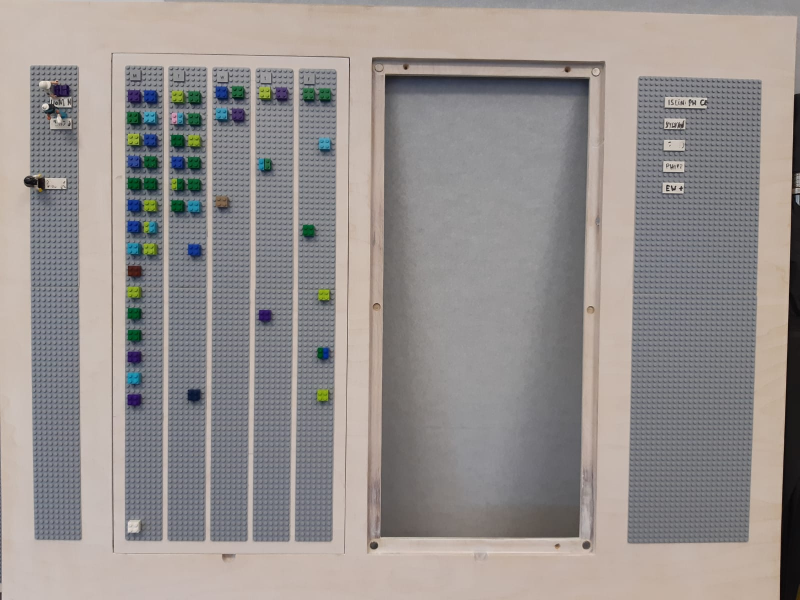
#> input picture index.jpeg, 1599 x 1200 px, given in place of myImage0.jpg, which was not available (shown at 1/2 size)
$ python warping2.py
#> lines starting #> are read from the running program, lines starting #| are printed output that depends on the picture; after the words box and inside, x2 and y2 are one past the last pixel; in counts of white or black regions, pixels touching at a corner belong together; pictures that were not available may be replaced by others from this repository, and a replacement may not be noted
### utlis.py
##### Utlis ######
### from computer vision zone ####

import cv2
import numpy as np

#from colormath.color_objects import sRGBColor, LabColor
#from colormath.color_conversions import convert_color
#from colormath.color_diff import delta_e_cie2000

## TO STACK ALL THE IMAGES IN ONE WINDOW
def stackImages(imgArray,scale,lables=[]):
    rows = len(imgArray)
    cols = len(imgArray[0])
    rowsAvailable = isinstance(imgArray[0], list)
    width = imgArray[0][0].shape[1]
    height = imgArray[0][0].shape[0]
    if rowsAvailable:
        for x in range ( 0, rows):
            for y in range(0, cols):
                imgArray[x][y] = cv2.resize(imgArray[x][y], (0, 0), None, scale, scale)
                if len(imgArray[x][y].shape) == 2: imgArray[x][y]= cv2.cvtColor( imgArray[x][y], cv2.COLOR_GRAY2BGR)
        imageBlank = np.zeros((height, width, 3), np.uint8)
        hor = [imageBlank]*rows
        hor_con = [imageBlank]*rows
        for x in range(0, rows):
            hor[x] = np.hstack(imgArray[x])
            hor_con[x] = np.concatenate(imgArray[x])
        ver = np.vstack(hor)
        ver_con = np.concatenate(hor)
    else:
        for x in range(0, rows):
            imgArray[x] = cv2.resize(imgArray[x], (0, 0), None, scale, scale)
            if len(imgArray[x].shape) == 2: imgArray[x] = cv2.cvtColor(imgArray[x], cv2.COLOR_GRAY2BGR)
        hor= np.hstack(imgArray)
        hor_con= np.concatenate(imgArray)
        ver = hor
    if len(lables) != 0:
        eachImgWidth= int(ver.shape[1] / cols)
        eachImgHeight = int(ver.shape[0] / rows)
        print(eachImgHeight)
        for d in range(0, rows):
            for c in range (0,cols):
                cv2.rectangle(ver,(c*eachImgWidth,eachImgHeight*d),(c*eachImgWidth+len(lables[d])*13+27,30+eachImgHeight*d),(255,255,255),cv2.FILLED)
                cv2.putText(ver,lables[d][c],(eachImgWidth*c+10,eachImgHeight*d+20),cv2.FONT_HERSHEY_COMPLEX,0.7,(255,0,255),2)
    return ver

# Reorder points for rectangles
def reorder(myPoints):

    myPoints = myPoints.reshape((4, 2))
    myPointsNew = np.zeros((4, 1, 2), dtype=np.int32)
    add = myPoints.sum(1)

    myPointsNew[0] = myPoints[np.argmin(add)]
    myPointsNew[3] = myPoints[np.argmax(add)]
    diff = np.diff(myPoints, axis=1)
    myPointsNew[1] = myPoints[np.argmin(diff)]
    myPointsNew[2] = myPoints[np.argmax(diff)]

    return myPointsNew

# Find largest contour
def biggestContour(contours):
    biggest = np.array([])
    max_area = 0
    for i in contours:
        area = cv2.contourArea(i)
        if area > 5000:
            peri = cv2.arcLength(i, True)
            approx = cv2.approxPolyDP(i, 0.02 * peri, True)
            if area > max_area and len(approx) == 4:
                biggest = approx
                max_area = area
    return biggest,max_area

def drawRectangle(img,biggest,thickness):
    cv2.line(img, (biggest[0][0][0], biggest[0][0][1]), (biggest[1][0][0], biggest[1][0][1]), (0, 255, 0), thickness)
    cv2.line(img, (biggest[0][0][0], biggest[0][0][1]), (biggest[2][0][0], biggest[2][0][1]), (0, 255, 0), thickness)
    cv2.line(img, (biggest[3][0][0], biggest[3][0][1]), (biggest[2][0][0], biggest[2][0][1]), (0, 255, 0), thickness)
    cv2.line(img, (biggest[3][0][0], biggest[3][0][1]), (biggest[1][0][0], biggest[1][0][1]), (0, 255, 0), thickness)

    return img

def nothing(x):
    pass

def initializeTrackbars(intialTrackbarVals=0):
    cv2.namedWindow("Trackbars")
    cv2.resizeWindow("Trackbars", 360, 240)
    cv2.createTrackbar("Threshold1", "Trackbars", 200, 255, nothing)
    cv2.createTrackbar("Threshold2", "Trackbars", 200, 255, nothing)

# [16 lines left out: functions valTrackbars, colordifference, not called in this run]


### warping2.py
#### Code to warp an image
### from computervisionzone

import cv2
import numpy as np

import utlis as utlis


###############################################################

pathImage = "Scanned/myImage0.jpg"
#cap = cv2.VideoCapture(0)
#cap.set(10,160)
heightImg = 1200
widthImg  = 1599
thres = 100,255
########################################################################

utlis.initializeTrackbars()
count=0

if 0 ==0:

    #COLOUR BOUNDS
    lower_color_bounds = np.array([120,100,20],np.uint8)
    upper_color_bounds = np.array([190,140,70],np.uint8)


    img = cv2.imread(pathImage)
#> img is the input picture: shape (1200, 1599, 3); mean B, G, R 143, 145.1, 150.8
    img = cv2.resize(img, (widthImg, heightImg)) # RESIZE IMAGE
    imgBlank = np.zeros((heightImg,widthImg, 3), np.uint8) # CREATE A BLANK IMAGE FOR TESTING DEBUGING IF REQUIRED
    imgGray = cv2.cvtColor(img, cv2.COLOR_BGR2GRAY) # CONVERT IMAGE TO GRAY SCALE

    imgBlur = cv2.GaussianBlur(imgGray, (5, 5), 1) # ADD GAUSSIAN BLUR
    # thres=utlis.valTrackbars() # GET TRACK BAR VALUES FOR THRESHOLDS
    imgThreshold = cv2.Canny(imgBlur,thres[0],thres[1]) # APPLY CANNY BLUR
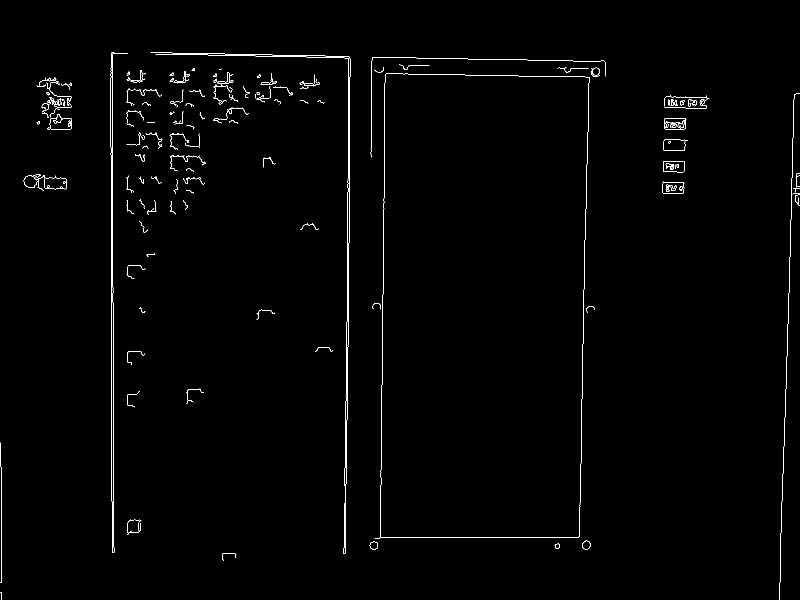
#> imgThreshold: shape (1200, 1599) (shown at 1/2 size); 0.88% white in thin lines or dots
    kernel = np.ones((5, 5))
    imgDial = cv2.dilate(imgThreshold, kernel, iterations=2) # APPLY DILATION
#> imgDial: shape (1200, 1599); 6.9% white; 60 white regions, largest, box (x1, y1, x2, y2) and area: (735, 110, 1216, 1103) 34650, (297, 101, 705, 1112) 16321, (217, 100, 260, 1110) 12427
    imgThreshold = cv2.erode(imgDial, kernel, iterations=1)  # APPLY EROSION
#> imgThreshold: shape (1200, 1599); 4.2% white; 64 white regions, largest, box (x1, y1, x2, y2) and area: (737, 112, 1214, 1101) 19614, (299, 103, 703, 1110) 10613, (219, 102, 258, 1108) 8207

    frame_theshed = cv2.inRange(img,lower_color_bounds,upper_color_bounds )
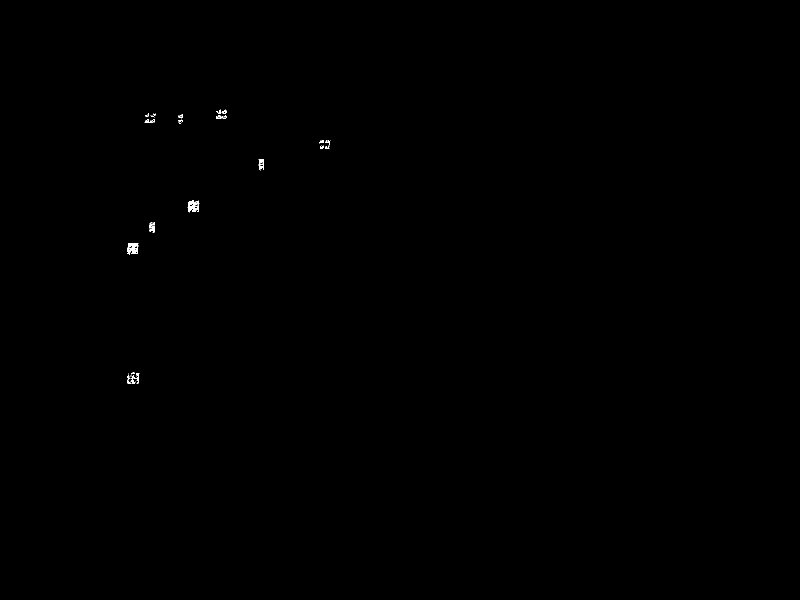
#> frame_theshed: shape (1200, 1599) (shown at 1/2 size); 0.08% white in thin lines or dots, all inside (x1, y1, x2, y2) = (254, 219, 661, 768)
    cv2.imwrite("TEST2.jpg",frame_theshed)
    ## FIND ALL COUNTOURS
    imgContours = img.copy() # COPY IMAGE FOR DISPLAY PURPOSES
    imgBigContour = img.copy() # COPY IMAGE FOR DISPLAY PURPOSES
    contours, hierarchy = cv2.findContours(imgThreshold, cv2.RETR_EXTERNAL, cv2.CHAIN_APPROX_SIMPLE) # FIND ALL CONTOURS
#> contours = 64 contours; largest, box (x1, y1, x2, y2) and area: (737, 112, 1214, 1101) 382960, (299, 103, 703, 1110) 9213, (219, 102, 258, 1108) 7166, (1557, 185, 1599, 1200) 4954, (71, 153, 146, 262) 4487
    cv2.drawContours(imgContours, contours, -1, (0, 255, 0), 10) # DRAW ALL DETECTED CONTOURS
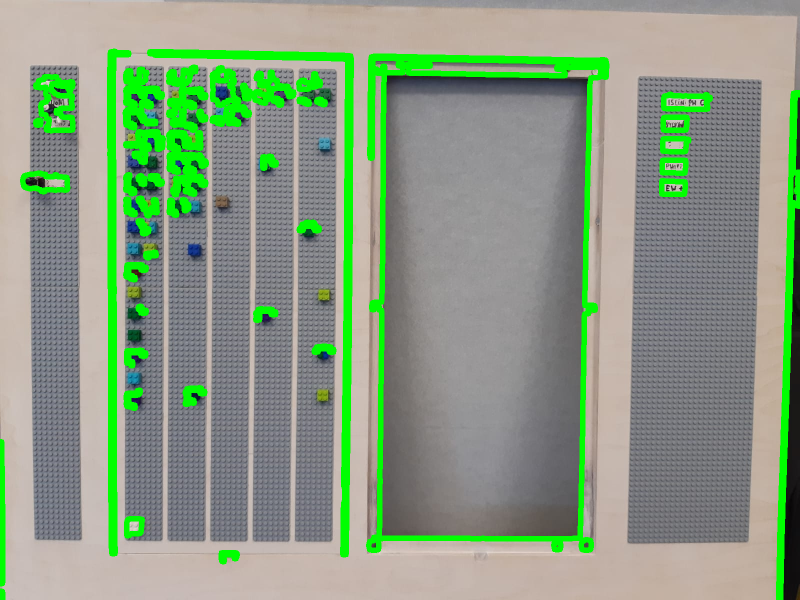
#> imgContours: shape (1200, 1599, 3) (shown at 1/2 size); 9.38% of pixels changed, all inside (x1, y1, x2, y2) = (0, 97, 1599, 1200)


    # FIND THE BIGGEST COUNTOUR
    biggest, maxArea = utlis.biggestContour(contours) # FIND THE BIGGEST CONTOUR
#> the loop in biggestContour, `for i in contours:` made 64 passes
#> (area, peri, biggest, max_area) on pass 63: (9213, 2816.2, [[299, 103], [695, 120], [691, 1109], [701, 112]], 9213)
#> (area, peri, approx) on pass 64: (7166.5, 2086.9, [[230, 102], [223, 1107]])
#> after the loop in biggestContour, `for i in contours:`: max_area = 9213
#> biggest = [[299, 103], [695, 120], [691, 1109], [701, 112]]; maxArea = 9213
    if biggest.size != 0:
        biggest=utlis.reorder(biggest)
#> in reorder, `myPoints = myPoints.reshape((4, 2))`: myPoints = [[299, 103], [695, 120], [691, 1109], [701, 112]]
#> in reorder, `add = myPoints.sum(1)`: add = [402, 815, 1800, 813]
#> in reorder, `diff = np.diff(myPoints, axis=1)`: diff = [-196, -575, 418, -589]
#> biggest = [[299, 103], [701, 112], [691, 1109], [691, 1109]]
        cv2.drawContours(imgBigContour, biggest, -1, (0, 255, 0), 20) # DRAW THE BIGGEST CONTOUR
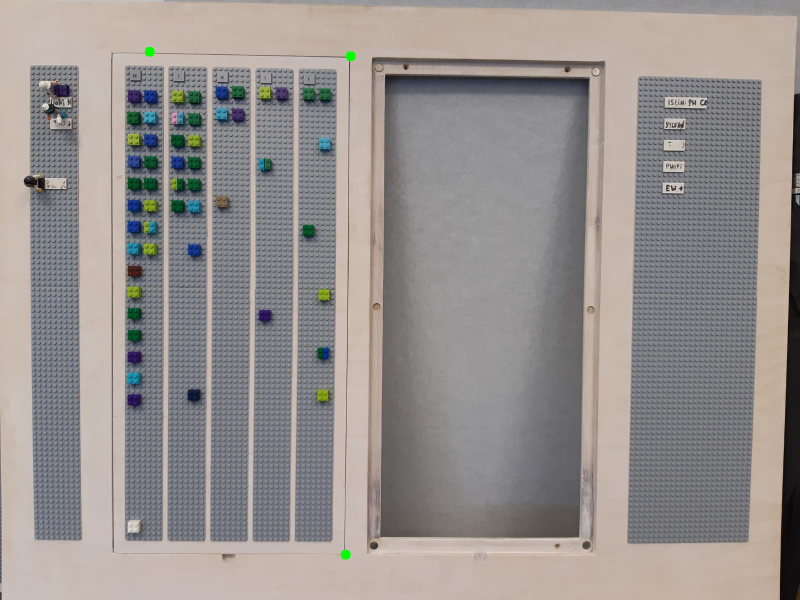
#> imgBigContour: shape (1200, 1599, 3) (shown at 1/2 size); 0.05% of pixels changed, all inside (x1, y1, x2, y2) = (289, 93, 712, 1120)
        imgBigContour = utlis.drawRectangle(imgBigContour,biggest,2)
#> in drawRectangle, `cv2.line(img, (biggest[3][0][0], biggest[3][0][1]), (biggest[1][0][0],..`:
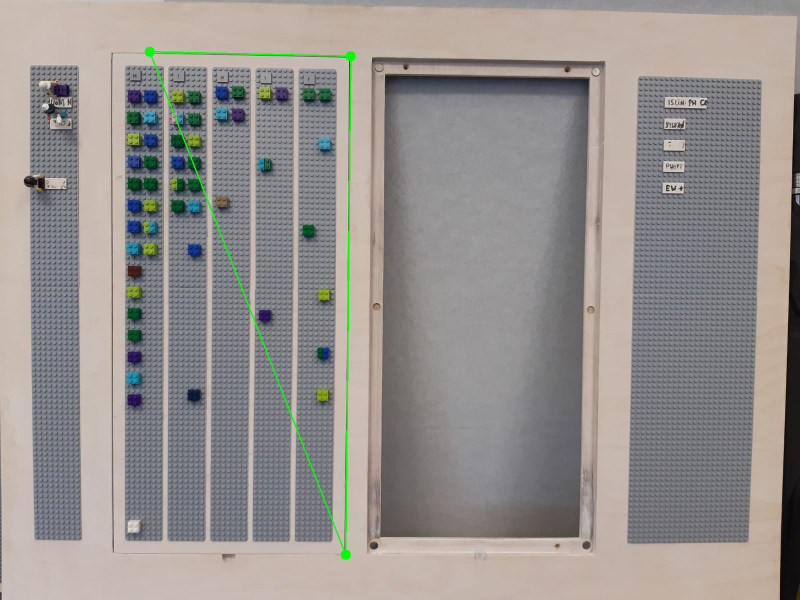
#> img: shape (1200, 1599, 3) (shown at 1/2 size); mean B, G, R 142.4, 145.5, 150.1
        pts1 = np.float32(biggest) # PREPARE POINTS FOR WARP
#> pts1 = [[299, 103], [701, 112], [691, 1109], [691, 1109]]
        pts2 = np.float32([[0, 0],[widthImg, 0], [0, heightImg],[widthImg, heightImg]]) # PREPARE POINTS FOR WARP
        matrix = cv2.getPerspectiveTransform(pts1, pts2)
#> matrix = [[-0.00386, 0.00151, 1], [-8.98e-16, 9.95e-16, -2.91e-15], [-1.74e-05, 7.91e-07, 0.0111]]
        imgWarpColored = cv2.warpPerspective(img, matrix, (widthImg, heightImg))
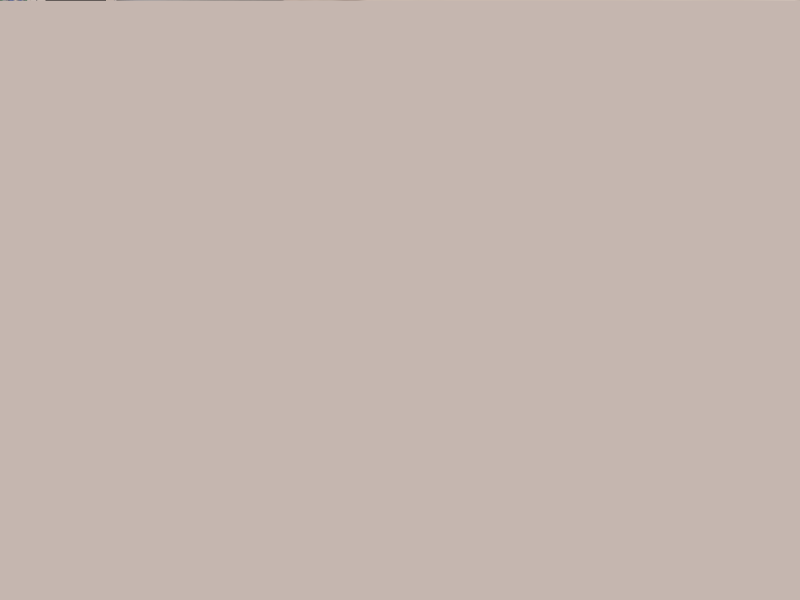
#> imgWarpColored: shape (1200, 1599, 3) (shown at 1/2 size); mean B, G, R 175, 182, 197

        #REMOVE 20 PIXELS FORM EACH SIDE
        imgWarpColored=imgWarpColored[20:imgWarpColored.shape[0] - 20, 20:imgWarpColored.shape[1] - 20]
#> imgWarpColored: shape (1160, 1559, 3)
        imgWarpColored = cv2.resize(imgWarpColored,(widthImg,heightImg))
#> imgWarpColored: shape (1200, 1599, 3)

        # APPLY ADAPTIVE THRESHOLD
        imgWarpGray = cv2.cvtColor(imgWarpColored,cv2.COLOR_BGR2GRAY)
#> imgWarpGray: shape (1200, 1599); every value is 186
        imgAdaptiveThre= cv2.adaptiveThreshold(imgWarpGray, 255, 1, 1, 7, 2)
#> imgAdaptiveThre: shape (1200, 1599); every value is 0
        imgAdaptiveThre = cv2.bitwise_not(imgAdaptiveThre)
#> imgAdaptiveThre: shape (1200, 1599); every value is 255
        imgAdaptiveThre=cv2.medianBlur(imgAdaptiveThre,3)

        # Image Array for Display
        imageArray = ([img,imgGray,imgThreshold,imgContours],
                      [imgBigContour,imgWarpColored, imgWarpGray,imgAdaptiveThre])

    else:
        imageArray = ([img,imgGray,imgThreshold,imgContours],
                      [imgBlank, imgBlank, imgBlank, imgBlank])

    print(biggest)
#| [[[ 299  103]]
#|  [[ 701  112]]
#|  [[ 691 1109]]
#|  [[ 691 1109]]]
    cv2.drawContours(imgBigContour, biggest, -1, (0, 255, 0), 20) # DRAW THE BIGGEST CONTOUR
    # LABELS FOR DISPLAY
    lables = [["Original","Gray","Threshold","Contours"],
              ["Biggest Contour","Warp Prespective","Warp Gray","Adaptive Threshold"]]

    stackedImage = utlis.stackImages(imageArray,0.75,lables)
#> in stackImages, `rows = len(imgArray)`: rows = 2
#> in stackImages, `cols = len(imgArray[0])`: cols = 4
#> in stackImages, `rowsAvailable = isinstance(imgArray[0], list)`: rowsAvailable = True
#> in stackImages, `hor = [imageBlank]*rows`: hor = 2 items
#> in stackImages, `ver = np.vstack(hor)`:
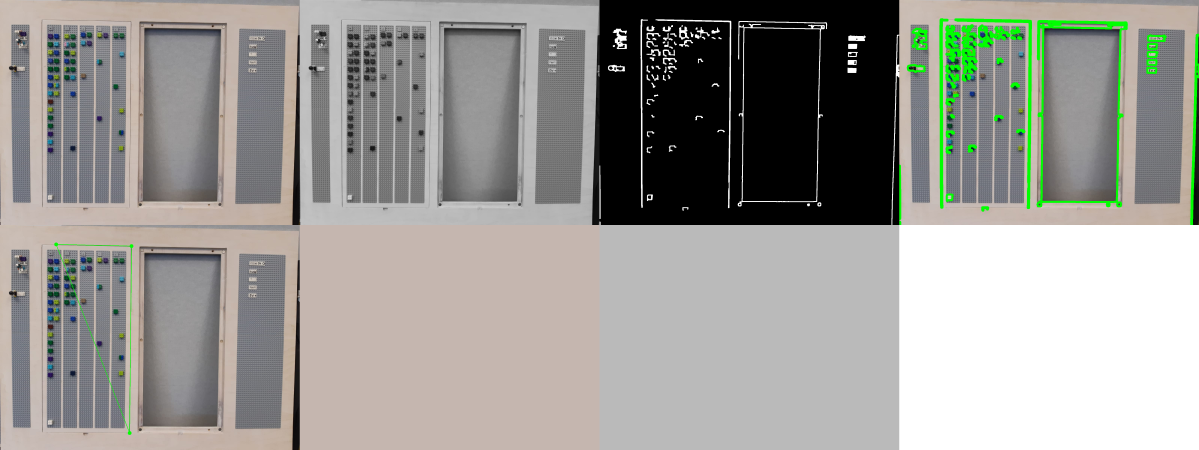
#> ver: shape (1800, 4796, 3) (shown at 1/4 size); mean of channels 0, 1, 2 148.7, 153.4, 154.2; drawn as B, G, R
#> in stackImages, `eachImgWidth= int(ver.shape[1] / cols)`: eachImgWidth = 1199
#> in stackImages, `eachImgHeight = int(ver.shape[0] / rows)`: eachImgHeight = 900
#| 900
    cv2.imshow("Result",stackedImage)

    # SAVE IMAGE WHEN 's' key is pressed
    if cv2.waitKey() & 0xFF == ord('s'):
#> (key Esc is pressed here)
        cv2.imwrite("Scanned/myImage"+str(count)+".jpg",imgWarpColored)
        cv2.rectangle(stackedImage, ((int(stackedImage.shape[1] / 2) - 230), int(stackedImage.shape[0] / 2) + 50),
                      (1100, 350), (0, 255, 0), cv2.FILLED)
        cv2.putText(stackedImage, "Scan Saved", (int(stackedImage.shape[1] / 2) - 200, int(stackedImage.shape[0] / 2)),
                    cv2.FONT_HERSHEY_DUPLEX, 3, (0, 0, 255), 5, cv2.LINE_AA)
        cv2.imshow('Result', stackedImage)
        cv2.waitKey()
        count += 1

$ run again, on Calendar7.jpg
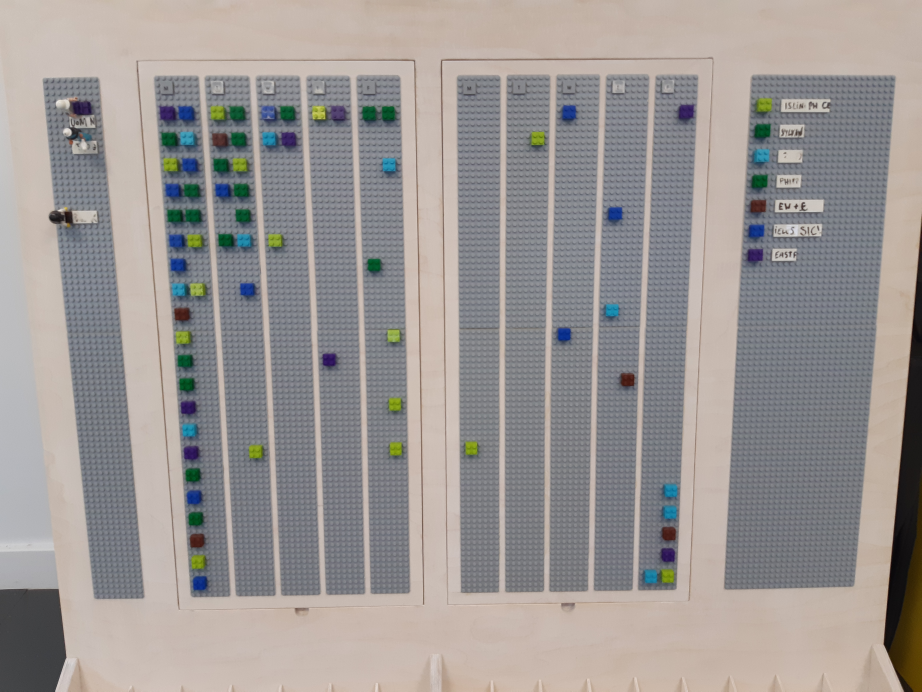
#> input picture Calendar7.jpg, 4608 x 3456 px, given in place of myImage0.jpg, which was not available (shown at 1/5 size)
#> img is the input picture: shape (3456, 4608, 3); mean B, G, R 148.5, 150.2, 155.1
#> `imgThreshold = cv2.Canny(imgBlur,thres[0],thres[1])`:
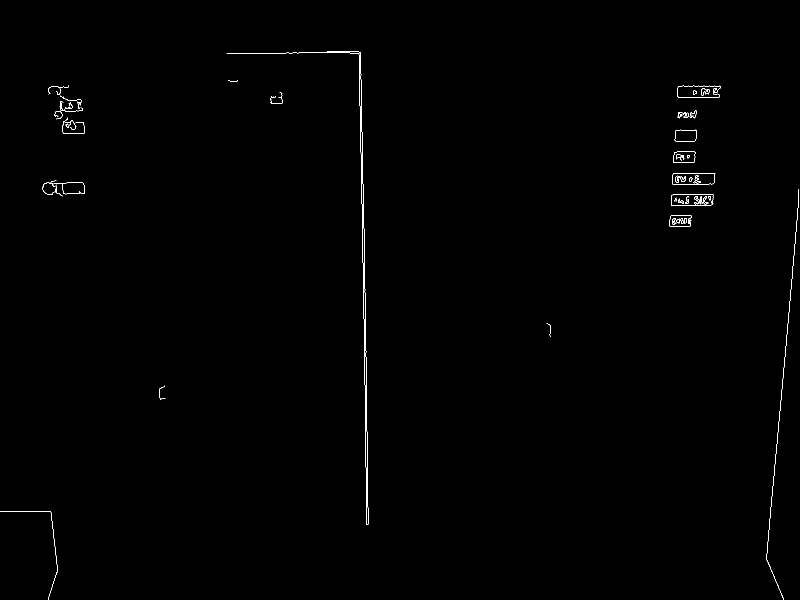
#> imgThreshold: shape (1200, 1599) (shown at 1/2 size); 0.34% white in thin lines or dots
#> imgDial: shape (1200, 1599); 2.5% white; 16 white regions, largest, box (x1, y1, x2, y2) and area: (449, 98, 741, 1054) 14096, (1529, 374, 1599, 1200) 8105, (92, 167, 174, 272) 4718
#> frame_theshed: shape (1200, 1599); 0.16% white; 26 white regions (12 under 20 px)
#> contours = 16 contours; largest, box (x1, y1, x2, y2) and area: (451, 100, 739, 1052) 7888, (1531, 376, 1599, 1200) 3720, (94, 169, 172, 270) 3492, (83, 358, 172, 395) 2333, (1353, 169, 1444, 197) 2328
#> imgContours: shape (1200, 1599, 3); mean B, G, R 144, 153.8, 150.1
#> the loop in biggestContour, `for i in contours:` made 16 passes
#> (area, peri, biggest, max_area) on pass 16: (7888, 2456.2, [[451, 104], [716, 111], [737, 1051], [722, 102]], 7888)
#> after the loop in biggestContour, `for i in contours:`: max_area = 7888
#> `biggest, maxArea = utlis.biggestContour(contours)`: biggest = [[451, 104], [716, 111], [737, 1051], [722, 102]]; maxArea = 7888
#> myPoints = [[451, 104], [716, 111], [737, 1051], [722, 102]]
#> add = [555, 827, 1788, 824]
#> diff = [-347, -605, 314, -620]
#> `biggest=utlis.reorder(biggest)`: biggest = [[451, 104], [722, 102], [737, 1051], [737, 1051]]
#> imgBigContour: shape (1200, 1599, 3); mean B, G, R 148.3, 150.2, 154.9
#> matrix = [[5.79, -1.75, -2430.8], [3.09e-16, -7.35e-16, -9.44e-14], [0.000125, -0.00104, 1]]
#> imgWarpGray: shape (1200, 1599); every value is 187
#| [[[ 451  104]]
#|  [[ 722  102]]
#|  [[ 737 1051]]
#|  [[ 737 1051]]]
#> rows = 2
#> cols = 4
#> rowsAvailable = True
#> hor = 2 items
#> in stackImages, `ver = np.vstack(hor)`:
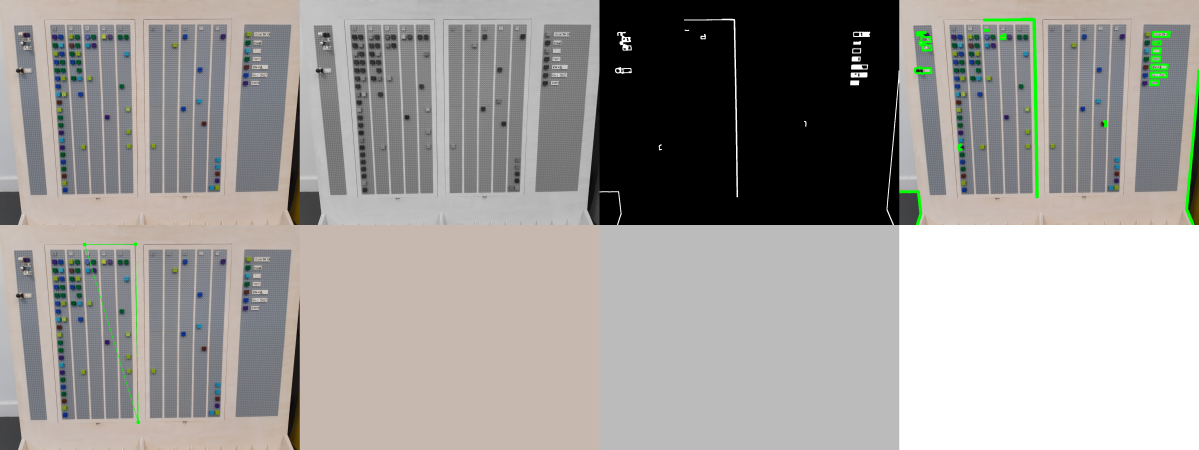
#> ver: shape (1800, 4796, 3) (shown at 1/4 size); mean of channels 0, 1, 2 151.6, 154.5, 156.8; drawn as B, G, R
#> eachImgWidth = 1199
#> eachImgHeight = 900
#| 900
